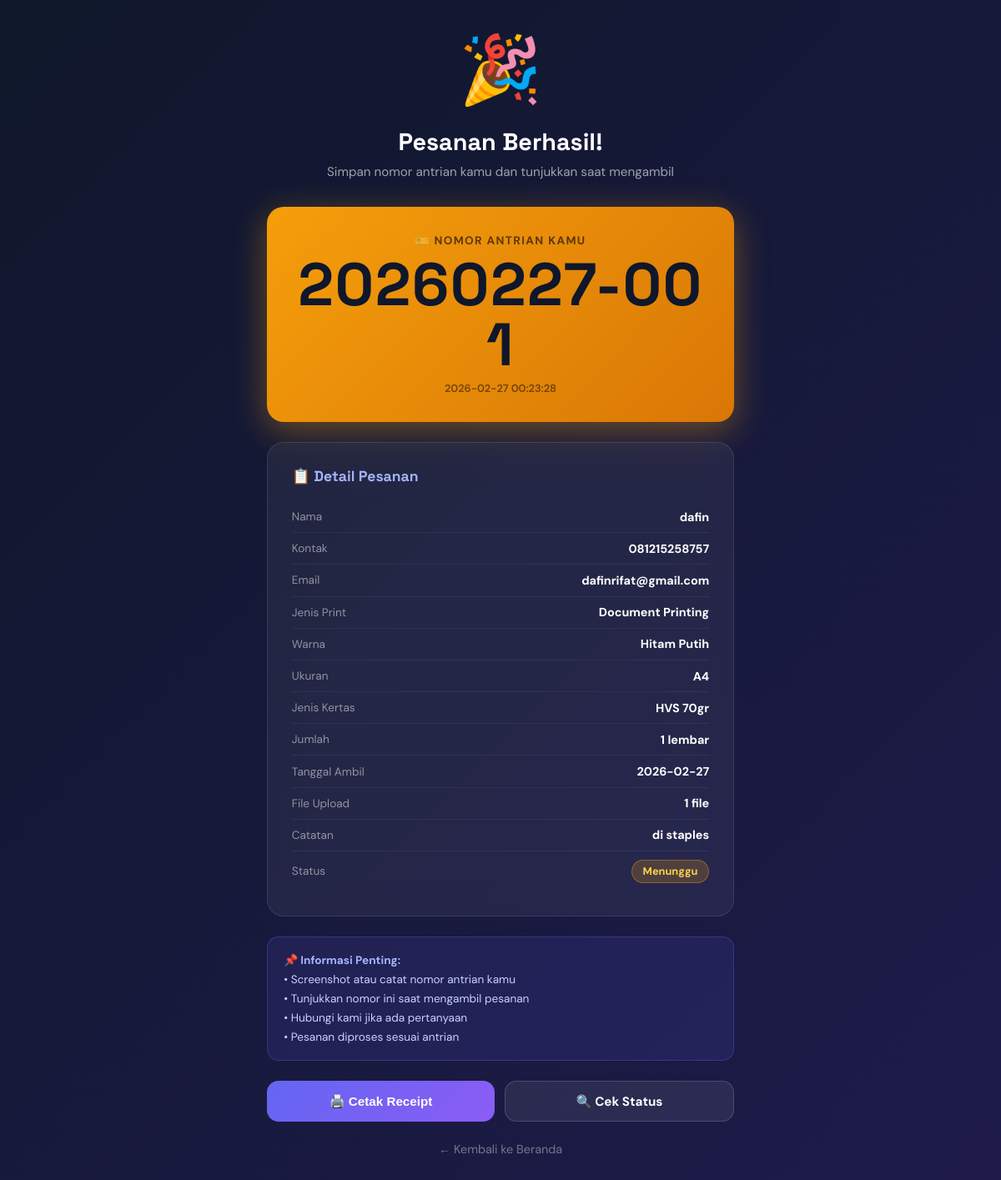
The app's page /receipt/1 with its own data.
### tables this page shows
CREATE TABLE pesanan (
            id INTEGER PRIMARY KEY AUTOINCREMENT,
            nama VARCHAR(100) NOT NULL,
            kontak VARCHAR(100) NOT NULL,
            email VARCHAR(100) NOT NULL,
            jenis_print VARCHAR(50) NOT NULL,
            warna VARCHAR(20) NOT NULL,
            ukuran VARCHAR(20) NOT NULL,
            jenis_kertas VARCHAR(50) NOT NULL,
            jumlah INTEGER NOT NULL,
            tanggal_ambil VARCHAR(20) NOT NULL,
            catatan TEXT,
            file_paths TEXT,
            nomor_antrian VARCHAR(20) UNIQUE NOT NULL,
            status VARCHAR(20) DEFAULT "pending",
            created_at TEXT DEFAULT CURRENT_TIMESTAMP
        );

### routes.py (the view)
    @app.route('/receipt/<int:pesanan_id>')
    def receipt(pesanan_id):
        pesanan = get_pesanan_by_id(pesanan_id)
        if not pesanan:
            abort(404)
        return render_template('receipt.html', pesanan=pesanan)

### models.py (called while the page is built)
def get_conn():
    conn = sqlite3.connect(DB_PATH)
    conn.row_factory = sqlite3.Row
    return conn

def row_to_pesanan(row):
    if not row:
        return None
    d = dict(row)
    files = []
    if d.get('file_paths'):
        try:
            files = json.loads(d['file_paths'])
        except Exception:
            files = []
    d['files'] = files
    d['file_count'] = len(files)
    d['status_indo'] = STATUS_MAP.get(d['status'], d['status'])
    return d

def get_pesanan_by_id(pesanan_id):
    conn = get_conn()
    c = conn.cursor()
    c.execute('SELECT * FROM pesanan WHERE id = ?', (pesanan_id,))
    row = c.fetchone()
    conn.close()
    return row_to_pesanan(row)

### templates/receipt.html (shortened to what this page needs)
<!DOCTYPE html>
<html lang="id">
<head>
</head>
<body>
<div class="receipt-wrap">
  <div class="success-header">
    <span class="success-icon">🎉</span>
    <h1>Pesanan Berhasil!</h1>
    <p>Simpan nomor antrian kamu dan tunjukkan saat mengambil</p>
  </div>
  <div class="queue-card">
    <div class="queue-label">🎫 Nomor Antrian Kamu</div>
    <div class="queue-number">{{ pesanan.nomor_antrian }}</div>
    <div class="queue-sub">{{ pesanan.created_at if pesanan.created_at else '' }}</div>
  </div>
  <div class="detail-card">
    <h3>📋 Detail Pesanan</h3>
    <div class="detail-row">
      <span class="detail-label">Nama</span>
      <span class="detail-value">{{ pesanan.nama }}</span>
    </div>
    <div class="detail-row">
      <span class="detail-label">Kontak</span>
      <span class="detail-value">{{ pesanan.kontak }}</span>
    </div>
    <div class="detail-row">
      <span class="detail-label">Email</span>
      <span class="detail-value">{{ pesanan.email }}</span>
    </div>
    <div class="detail-row">
      <span class="detail-label">Jenis Print</span>
      <span class="detail-value">{{ pesanan.jenis_print }}</span>
    </div>
    <div class="detail-row">
      <span class="detail-label">Warna</span>
      <span class="detail-value">{{ pesanan.warna }}</span>
    </div>
    <div class="detail-row">
      <span class="detail-label">Ukuran</span>
      <span class="detail-value">{{ pesanan.ukuran }}</span>
    </div>
    <div class="detail-row">
      <span class="detail-label">Jenis Kertas</span>
      <span class="detail-value">{{ pesanan.jenis_kertas }}</span>
    </div>
    <div class="detail-row">
      <span class="detail-label">Jumlah</span>
      <span class="detail-value">{{ pesanan.jumlah }} lembar</span>
    </div>
    <div class="detail-row">
      <span class="detail-label">Tanggal Ambil</span>
      <span class="detail-value">{{ pesanan.tanggal_ambil }}</span>
    </div>
    <div class="detail-row">
      <span class="detail-label">File Upload</span>
      <span class="detail-value">{{ pesanan.file_count }} file</span>
    </div>
    {% if pesanan.catatan %}
    <div class="detail-row">
      <span class="detail-label">Catatan</span>
      <span class="detail-value">{{ pesanan.catatan }}</span>
    </div>
    {% endif %}
    <div class="detail-row">
      <span class="detail-label">Status</span>
      <span class="detail-value">
        <span class="status-badge status-{{ pesanan.status }}">
          {{ pesanan.status_indo }}
        </span>
      </span>
    </div>
  </div>
  <div class="info-box">
    <strong>📌 Informasi Penting:</strong><br/>
    • Screenshot atau catat nomor antrian kamu<br/>
    • Tunjukkan nomor ini saat mengambil pesanan<br/>
    • Hubungi kami jika ada pertanyaan<br/>
    • Pesanan diproses sesuai antrian
  </div>
  <div class="action-row">
    <button class="btn btn-print" onclick="window.print()">🖨️ Cetak Receipt</button>
    <a href="/cek-status" class="btn btn-cek">🔍 Cek Status</a>
  </div>
  <a href="/" class="home-link">← Kembali ke Beranda</a>
</div>
</body>
</html>

### templates/receipt.html (style rules this page uses)
*, *::before, *::after { box-sizing: border-box; margin: 0; padding: 0; }
body { font-family:'DM Sans',sans-serif; background:linear-gradient(135deg,#0F172A,#1E1B4B); min-height:100vh; color:#fff; display:flex; align-items:flex-start; justify-content:center; padding:2rem 1rem; }
.receipt-wrap { max-width:560px; width:100%; }
.success-header { text-align:center; margin-bottom:2rem; }
.success-icon { font-size:5rem; animation:bounce 1s ease; display:block; margin-bottom:1rem; }
.success-header h1 { font-family:'Space Grotesk',sans-serif; font-size:1.8rem; font-weight:900; margin-bottom:0.5rem; }
.success-header p { color:rgba(255,255,255,0.6); font-size:0.95rem; }
.queue-card { background:linear-gradient(135deg,#F59E0B,#D97706); border-radius:20px; padding:2rem; text-align:center; margin-bottom:1.5rem; box-shadow:0 10px 40px rgba(245,158,11,0.4); }
.queue-label { font-size:0.85rem; font-weight:700; text-transform:uppercase; letter-spacing:0.1em; color:rgba(0,0,0,0.6); margin-bottom:0.5rem; }
.queue-number { font-family:'Space Grotesk',sans-serif; font-size:72px; font-weight:900; color:#0F172A; line-height:1; letter-spacing:0.02em; word-break:break-all; }
.queue-sub { font-size:0.8rem; color:rgba(0,0,0,0.5); margin-top:0.5rem; font-weight:600; }
.detail-card { background:rgba(255,255,255,0.06); backdrop-filter:blur(20px); border:1px solid rgba(255,255,255,0.1); border-radius:20px; padding:1.8rem; margin-bottom:1.5rem; }
.detail-card h3 { font-family:'Space Grotesk',sans-serif; font-size:1.1rem; font-weight:700; margin-bottom:1.2rem; color:#A5B4FC; }
.detail-row { display:flex; justify-content:space-between; align-items:center; padding:0.6rem 0; border-bottom:1px solid rgba(255,255,255,0.06); }
.detail-row:last-child { border-bottom:none; }
.detail-label { color:rgba(255,255,255,0.5); font-size:0.85rem; }
.detail-value { font-weight:700; font-size:0.9rem; text-align:right; max-width:60%; }
.status-badge { display:inline-block; padding:0.3rem 0.8rem; border-radius:20px; font-size:0.8rem; font-weight:700; }
.status-pending { background:rgba(245,158,11,0.2); color:#FCD34D; border:1px solid rgba(245,158,11,0.4); }
.action-row { display:flex; gap:0.75rem; margin-bottom:1.5rem; }
.btn { flex:1; padding:0.85rem; border-radius:14px; font-weight:700; font-size:0.95rem; cursor:pointer; border:none; text-align:center; text-decoration:none; display:block; transition:all 0.2s; }
.btn-print { background:linear-gradient(135deg,#6366F1,#8B5CF6); color:#fff; }
.btn-cek { background:rgba(255,255,255,0.08); border:1px solid rgba(255,255,255,0.15); color:#fff; }
.info-box { background:rgba(99,102,241,0.12); border:1px solid rgba(99,102,241,0.3); border-radius:14px; padding:1rem 1.2rem; margin-bottom:1.5rem; font-size:0.85rem; color:#C7D2FE; line-height:1.7; }
.info-box strong { color:#A5B4FC; }
.home-link { display:block; text-align:center; color:rgba(255,255,255,0.4); text-decoration:none; font-size:0.9rem; margin-top:0.5rem; transition:color 0.2s; }

### records on screen
pesanan: nomor_antrian "20260227-001", created_at "2026-02-27 00:23:28", nama "dafin", kontak "081215258757", email "dafinrifat@gmail.com", jenis_print "Document Printing", warna "Hitam Putih", ukuran "A4", jenis_kertas "HVS 70gr", jumlah "1", tanggal_ambil "2026-02-27", catatan "di staples"

### other values on screen
{{ pesanan.file_count }} "1"
{{ pesanan.status_indo }} "Menunggu"
